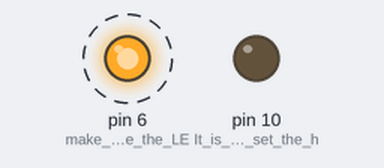
Bench run of a sketch on a simulated Arduino Uno, built with avr-gcc and run on an emulated ATmega328P. Shown: output pins drawn as LEDs (lit = HIGH). Dashed ring = blinking. Storage starts empty; what the sketch prints to the serial monitor is not drawn.

Above: at 0.5 s.
Timing chart, 0 to 4.6 s (numbered marks = the images above):
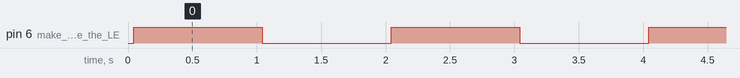

The sketch:

ardudroid.ino
```cpp
/*================================= EG LABS =======================================
The demonstration of simple read write using the Arduino on SD card

 The circuit:
 * SD card attached to SPI bus as follows:
 ** MOSI - pin 11
 ** MISO - pin 12
 ** CLK - pin 13
 ** CS - pin 4

 * LED attached from pin 6 to ground through a 1K resistor
================================== EG LABS =======================================*/

#include <SD.h>

File myFile;                                                                  // variable required to hold the file descriptor
const int chipSelect = 4;                                                     // the pin number which is needs to be used as a SS pin

void setup()
{
   Serial.begin(9600);                                                        // initialize the serial port at baud rate 9600
   Serial.print("Initializing SD card...");
   pinMode(10, OUTPUT);                                                       // It is a must to set the hardware SS pin as output eventhough it is not using

   while(!SD.begin(chipSelect));                                              // initialize the SD card
   Serial.println("card initialized.");

   while(!(myFile = SD.open("new.txt", FILE_WRITE)));                         // open a file for writing
   myFile.println("ENGINEERS GARAGE Inspiring creations");                    // write the string into the file
   myFile.close();                                                            // close the file

   while(!(myFile = SD.open("new.txt")));                                     // open the file for reading
   while (myFile.available())                                                 // read the file till the last byte
    Serial.write(myFile.read());
   myFile.close();                                                            // close the file

   pinMode(6, OUTPUT);                                                        // make the pin where the LED is connected as output
}

void loop()
{
  digitalWrite(6, HIGH);   // turn the LED on (HIGH is the voltage level)
  delay(1000);               // wait for a second
  digitalWrite(6, LOW);    // turn the LED off by making the voltage LOW
  delay(1000);
}
```

Measured:
- by itself, pin 6 (make_the_pin_where_the_LE): alternates HIGH for 1.0 s and LOW for 1.0 s
